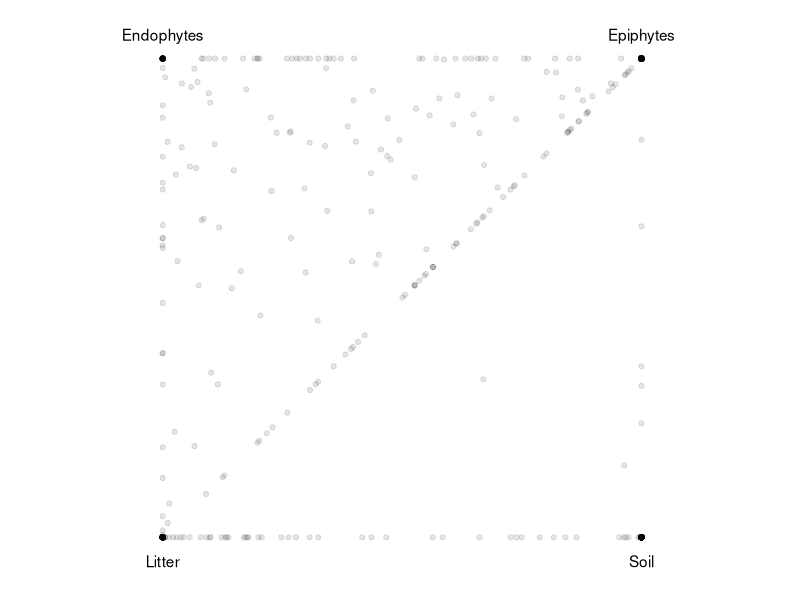
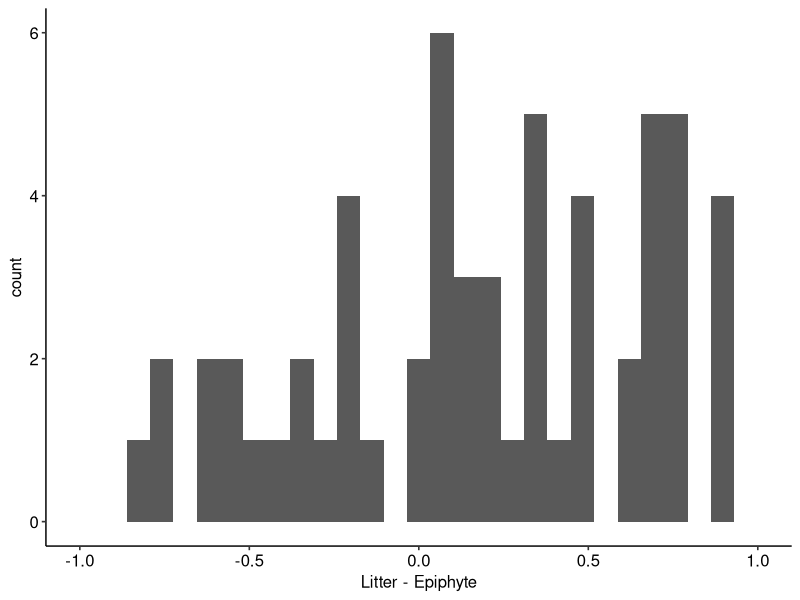
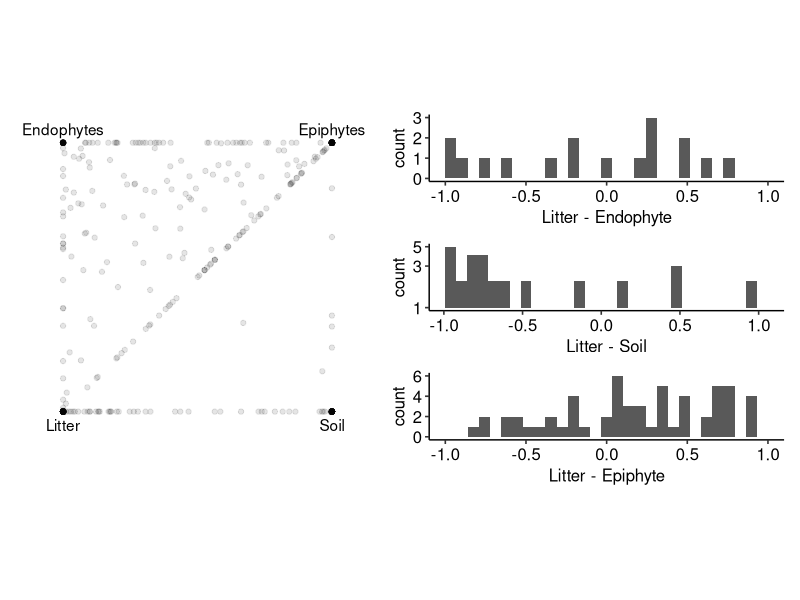
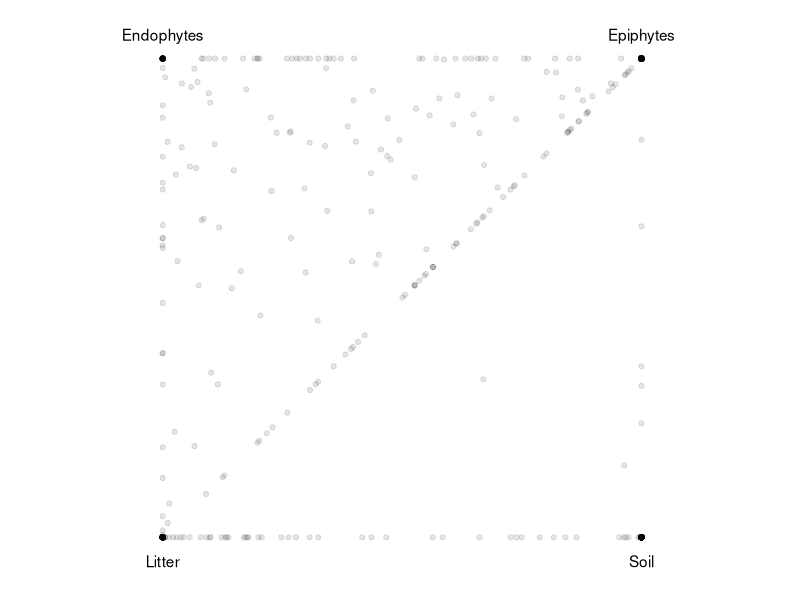
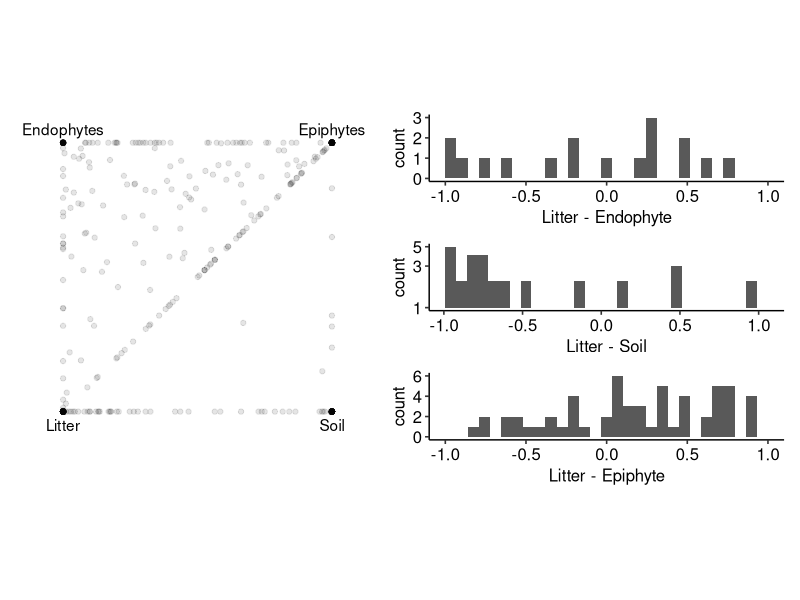

Source code (R) for these figures, in order:
library(ggplot2)
library(ggpubr)
library(patchwork)

setwd("C:/Users/julia/OneDrive - Michigan State University/Documents/MSU/Undergrad/Fall 2018/PLP 847/miseq_dat/Leaf_litter_communities")
map_wo_negs <- as.matrix(read.csv("./Data/DEM_map_wo_negs.csv", stringsAsFactors = F))
rare_otu <- as.matrix(read.csv("./Data/Rare_otu_table.csv"))

otu_dat_trim <- rare_otu # Copy OTU table
otu_dat_trim[rare_otu < 5] <- 0 # Remove values less than 5
otu_dat_trim <- otu_dat_trim[rowSums(rare_otu)>9,] # Keep rows with more than 9 total
otu_dat_trim # Check table

for (i in 1:dim(otu_dat_trim)[2]){ # scale OTU data by the total reads in substrate
  otu_dat_trim[,i] <- otu_dat_trim[,i]/sum(map_wo_negs["Soil_Leaf_Litter_Leaf_swab",] == map_wo_negs["Soil_Leaf_Litter_Leaf_swab", i])
}

pie_df <- data.frame(dim(otu_dat_trim)[1]) # New dataframe for proportions
for (subst in unique(map_wo_negs["Soil_Leaf_Litter_Leaf_swab",])){ # For each substrate
  pie_col <- rowSums(otu_dat_trim[,map_wo_negs["Soil_Leaf_Litter_Leaf_swab",] == subst]) # Take total reads per substrate
  pie_df <- cbind(pie_df, pie_col) # Add column to df
}
pie_df <- pie_df[,2:5] # take the data columns
colnames(pie_df) <- unique(map_wo_negs["Soil_Leaf_Litter_Leaf_swab",]) # Rename columns with substrate
row_sums <- rowSums(pie_df) # rowsums to scale
for (i in colnames(pie_df)){ # scale abundance by total in reads in dataset
  pie_df[,i] <- pie_df[,i]/row_sums
}

# Make dataframe with axes corresponding to proportions of reads by substrate
am.coords <- as.data.frame(as.matrix(cbind(pie_df["Leaf swab"] + pie_df["Soil"] - pie_df["Leaf"] - pie_df["Litter"],
                        pie_df["Leaf swab"] - pie_df["Soil"] + pie_df["Leaf"] - pie_df["Litter"]), ncol=2))
colnames(am.coords) <- c("Epi_Litter", "End_Soil")

# Dataframe to make labels on the corners
corners <- data.frame(x=c(-1, -1, 1, 1),
                      y=c(-1.1, 1.1, -1.1, 1.1),
                      labels = c("Litter", "Endophytes", "Soil", "Epiphytes"))

g <- ggplot(am.coords, aes(x=Epi_Litter, y=End_Soil)) +
  geom_text(data=corners, aes(x=x,y=y,label=labels)) +
  coord_fixed(ratio=1, xlim=c(-1.2, 1.2), ylim=c(-1.1, 1.1)) +
  geom_point(alpha=0.1) +
  theme_pubr() +
  labs(x=NULL, y=NULL) +
  theme(axis.ticks=element_blank(),
        axis.line=element_blank(),
        axis.text.x=element_blank(),
        axis.text.y=element_blank())
g
ggsave("./Figures/density_shared_OTUs.png", g, width = 6, height = 6, units="in")

# Histograms to show belongingness of 2-substrate OTUs where one substrate is litter
N_L_hist <- ggplot(am.coords[am.coords$Epi_Litter == -1 & abs(am.coords$End_Soil) < 1,],
                   aes(End_Soil)) +
  geom_histogram() + labs(x="Litter - Endophyte") + theme_pubr() + xlim(-1, 1)
# S_P_hist <- ggplot(am.coords[am.coords$Epi_Litter == 1 & abs(am.coords$End_Soil) < 1,],
#                    aes(End_Soil)) +
#   geom_histogram() + labs(x="Soil - Epiphyte") + theme_pubr()  + xlim(-1, 1)
L_S_hist <- ggplot(am.coords[am.coords$End_Soil == -1 & abs(am.coords$Epi_Litter) < 1,],
                   aes(Epi_Litter)) +
  geom_histogram() + scale_y_log10() + labs(x="Litter - Soil") + theme_pubr()
# N_P_hist <- ggplot(am.coords[am.coords$End_Soil == 1,], aes(Epi_Litter)) +
#   geom_histogram() + scale_y_log10() + labs(x="Endophyte - Epiphyte") + theme_pubr()
L_P_hist <- ggplot(am.coords[am.coords$End_Soil == am.coords$Epi_Litter & abs(am.coords$End_Soil) < 1,],
                   aes(End_Soil)) +
  geom_histogram() + labs(x="Litter - Epiphyte")  + theme_pubr()  + xlim(-1, 1)
L_P_hist

density_excl <- g | (N_L_hist / L_S_hist /  L_P_hist )#/ S_P_hist / N_P_hist )
density_excl
ggsave("./Figures/density_shared_and_excl_OTUs.png", density_excl, width = 12, height = 8, units="in")
